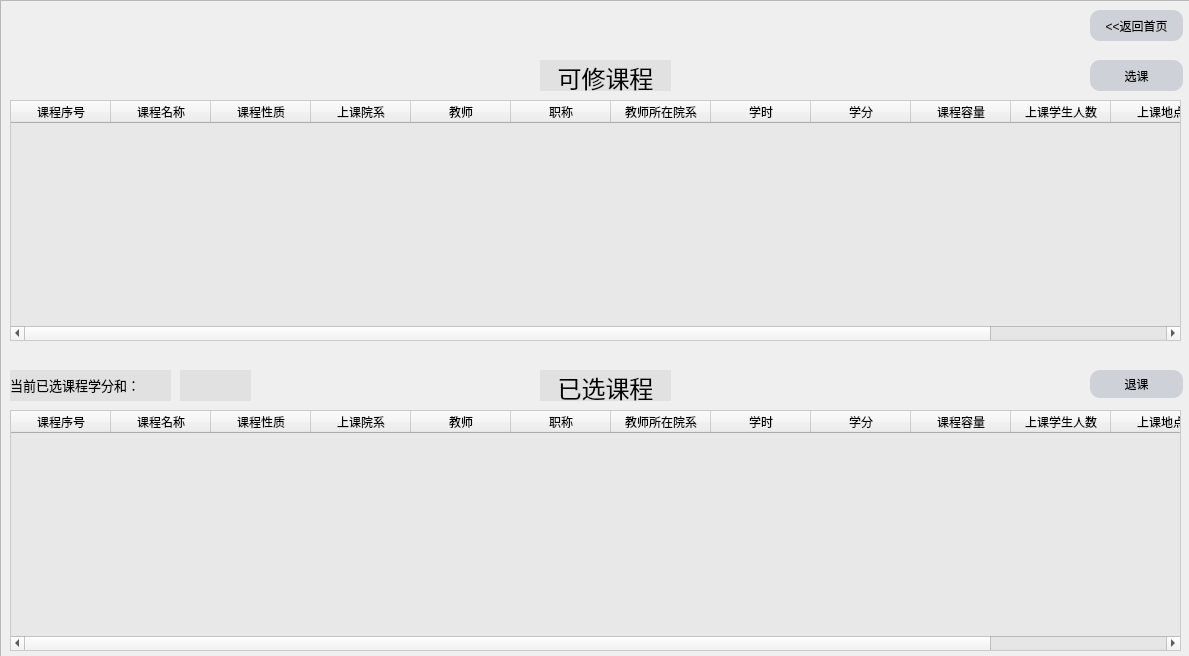
<?xml version="1.0" encoding="UTF-8"?>
<ui version="4.0">
 <class>Selectionwindow</class>
 <widget class="QWidget" name="Selectionwindow">
  <property name="geometry">
   <rect>
    <x>0</x>
    <y>0</y>
    <width>1189</width>
    <height>656</height>
   </rect>
  </property>
  <property name="windowTitle">
   <string>学生选课系统</string>
  </property>
  <property name="windowIcon">
   <iconset resource="resourse_file.qrc">
    <normaloff>:/new/prefix1/img/9.png</normaloff>:/new/prefix1/img/9.png</iconset>
  </property>
  <property name="styleSheet">
   <string notr="true">QLineEdit{
color:#8d98a1;
background-color:rgb(225,225,225);
font-size:18px;
border-style:outset;
border-radius:10px;
font-style:MingLiU-ExtB;
}
QPushButton{
background:#ced1d8;
border-style:outset;
border-radius:10px;
font-style:MingLiU-ExtB;
}
QPushButton:pressed{
background-color:rgb(225,225,225);
border-style:inset;
font-style:MingLiU-ExtB;
}</string>
  </property>
  <widget class="QFrame" name="frame">
   <property name="geometry">
    <rect>
     <x>0</x>
     <y>0</y>
     <width>1191</width>
     <height>661</height>
    </rect>
   </property>
   <property name="styleSheet">
    <string notr="true">#frame{border-image: url(:/new/prefix1/img/5.png);}</string>
   </property>
   <property name="frameShape">
    <enum>QFrame::StyledPanel</enum>
   </property>
   <property name="frameShadow">
    <enum>QFrame::Raised</enum>
   </property>
   <widget class="QTableWidget" name="tableWidget_2">
    <property name="geometry">
     <rect>
      <x>10</x>
      <y>410</y>
      <width>1171</width>
      <height>241</height>
     </rect>
    </property>
    <property name="maximumSize">
     <size>
      <width>1171</width>
      <height>16777215</height>
     </size>
    </property>
    <property name="styleSheet">
     <string notr="true">#tableWidget_2{background-color:rgba(225,225,225,0.5);}
</string>
    </property>
    <column>
     <property name="text">
      <string>课程序号</string>
     </property>
    </column>
    <column>
     <property name="text">
      <string>课程名称</string>
     </property>
    </column>
    <column>
     <property name="text">
      <string>课程性质</string>
     </property>
    </column>
    <column>
     <property name="text">
      <string>上课院系</string>
     </property>
    </column>
    <column>
     <property name="text">
      <string>教师</string>
     </property>
    </column>
    <column>
     <property name="text">
      <string>职称</string>
     </property>
    </column>
    <column>
     <property name="text">
      <string>教师所在院系</string>
     </property>
    </column>
    <column>
     <property name="text">
      <string>学时</string>
     </property>
    </column>
    <column>
     <property name="text">
      <string>学分</string>
     </property>
    </column>
    <column>
     <property name="text">
      <string>课程容量</string>
     </property>
    </column>
    <column>
     <property name="text">
      <string>上课学生人数</string>
     </property>
    </column>
    <column>
     <property name="text">
      <string>上课地点</string>
     </property>
    </column>
    <column>
     <property name="text">
      <string>上课时间</string>
     </property>
    </column>
   </widget>
   <widget class="QLabel" name="label">
    <property name="geometry">
     <rect>
      <x>540</x>
      <y>60</y>
      <width>131</width>
      <height>31</height>
     </rect>
    </property>
    <property name="styleSheet">
     <string notr="true">background-color: rgb(225, 225, 225);</string>
    </property>
    <property name="text">
     <string>&lt;html&gt;&lt;head/&gt;&lt;body&gt;&lt;p align=&quot;center&quot;&gt;&lt;span style=&quot; font-size:18pt; text-decoration: underline; color:#000000;&quot;&gt;可修课程&lt;/span&gt;&lt;/p&gt;&lt;/body&gt;&lt;/html&gt;</string>
    </property>
   </widget>
   <widget class="QTableWidget" name="tableWidget">
    <property name="geometry">
     <rect>
      <x>10</x>
      <y>100</y>
      <width>1171</width>
      <height>241</height>
     </rect>
    </property>
    <property name="maximumSize">
     <size>
      <width>1171</width>
      <height>16777215</height>
     </size>
    </property>
    <property name="styleSheet">
     <string notr="true">#tableWidget{background-color:rgba(225,225,225,0.5);}
</string>
    </property>
    <column>
     <property name="text">
      <string>课程序号</string>
     </property>
    </column>
    <column>
     <property name="text">
      <string>课程名称</string>
     </property>
    </column>
    <column>
     <property name="text">
      <string>课程性质</string>
     </property>
    </column>
    <column>
     <property name="text">
      <string>上课院系</string>
     </property>
    </column>
    <column>
     <property name="text">
      <string>教师</string>
     </property>
    </column>
    <column>
     <property name="text">
      <string>职称</string>
     </property>
    </column>
    <column>
     <property name="text">
      <string>教师所在院系</string>
     </property>
    </column>
    <column>
     <property name="text">
      <string>学时</string>
     </property>
    </column>
    <column>
     <property name="text">
      <string>学分</string>
     </property>
    </column>
    <column>
     <property name="text">
      <string>课程容量</string>
     </property>
    </column>
    <column>
     <property name="text">
      <string>上课学生人数</string>
     </property>
    </column>
    <column>
     <property name="text">
      <string>上课地点</string>
     </property>
    </column>
    <column>
     <property name="text">
      <string>上课时间</string>
     </property>
    </column>
   </widget>
   <widget class="QLabel" name="label_5">
    <property name="geometry">
     <rect>
      <x>-20</x>
      <y>0</y>
      <width>121</width>
      <height>71</height>
     </rect>
    </property>
    <property name="styleSheet">
     <string notr="true">image: url(:/new/prefix1/img/4.png);</string>
    </property>
    <property name="text">
     <string/>
    </property>
   </widget>
   <widget class="QPushButton" name="selectButton">
    <property name="geometry">
     <rect>
      <x>1090</x>
      <y>60</y>
      <width>93</width>
      <height>31</height>
     </rect>
    </property>
    <property name="styleSheet">
     <string notr="true">background-colour:rgba(225,225,225,1);</string>
    </property>
    <property name="text">
     <string>选课</string>
    </property>
   </widget>
   <widget class="QPushButton" name="backButton">
    <property name="geometry">
     <rect>
      <x>1090</x>
      <y>10</y>
      <width>93</width>
      <height>31</height>
     </rect>
    </property>
    <property name="styleSheet">
     <string notr="true">background-colour:rgba(225,225,225,1);</string>
    </property>
    <property name="text">
     <string>&lt;&lt;返回首页</string>
    </property>
   </widget>
   <widget class="QLabel" name="label_4">
    <property name="geometry">
     <rect>
      <x>10</x>
      <y>370</y>
      <width>161</width>
      <height>31</height>
     </rect>
    </property>
    <property name="styleSheet">
     <string notr="true">background-color: rgba(225, 225, 225);</string>
    </property>
    <property name="text">
     <string>&lt;html&gt;&lt;head/&gt;&lt;body&gt;&lt;p&gt;&lt;span style=&quot; font-size:10pt;&quot;&gt;当前已选课程学分和：&lt;/span&gt;&lt;/p&gt;&lt;/body&gt;&lt;/html&gt;</string>
    </property>
   </widget>
   <widget class="QLabel" name="label_2">
    <property name="geometry">
     <rect>
      <x>540</x>
      <y>370</y>
      <width>131</width>
      <height>31</height>
     </rect>
    </property>
    <property name="styleSheet">
     <string notr="true">background-color: rgb(225, 225, 225);</string>
    </property>
    <property name="text">
     <string>&lt;html&gt;&lt;head/&gt;&lt;body&gt;&lt;p align=&quot;center&quot;&gt;&lt;span style=&quot; font-size:18pt; text-decoration: underline; color:#000000;&quot;&gt;已选课程&lt;/span&gt;&lt;/p&gt;&lt;/body&gt;&lt;/html&gt;</string>
    </property>
   </widget>
   <widget class="QPushButton" name="returnButton">
    <property name="geometry">
     <rect>
      <x>1090</x>
      <y>370</y>
      <width>93</width>
      <height>28</height>
     </rect>
    </property>
    <property name="text">
     <string>退课</string>
    </property>
   </widget>
   <widget class="QLabel" name="label_3">
    <property name="geometry">
     <rect>
      <x>180</x>
      <y>370</y>
      <width>71</width>
      <height>31</height>
     </rect>
    </property>
    <property name="styleSheet">
     <string notr="true">background-color: rgba(225, 225, 225);</string>
    </property>
    <property name="text">
     <string/>
    </property>
   </widget>
  </widget>
 </widget>
 <resources>
  <include location="resourse_file.qrc"/>
 </resources>
 <connections/>
</ui>
